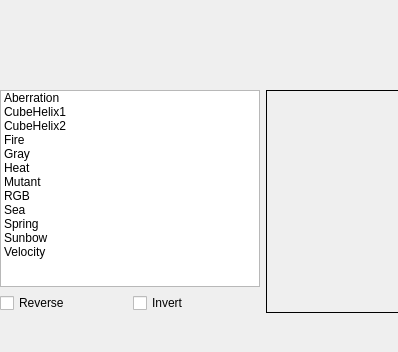
<?xml version="1.0" encoding="UTF-8"?>
<ui version="4.0">
 <class>ColormapDialog</class>
 <widget class="QDialog" name="ColormapDialog">
  <property name="geometry">
   <rect>
    <x>0</x>
    <y>0</y>
    <width>398</width>
    <height>352</height>
   </rect>
  </property>
  <property name="windowTitle">
   <string>Colormap</string>
  </property>
  <property name="windowIcon">
   <iconset resource="icons.qrc">
    <normaloff>:/Icons/colormap64.png</normaloff>:/Icons/colormap64.png</iconset>
  </property>
  <widget class="CanvasWidget" name="canvasWidget" native="true">
   <property name="geometry">
    <rect>
     <x>4</x>
     <y>4</y>
     <width>390</width>
     <height>150</height>
    </rect>
   </property>
   <property name="sizePolicy">
    <sizepolicy hsizetype="Expanding" vsizetype="Expanding">
     <horstretch>0</horstretch>
     <verstretch>0</verstretch>
    </sizepolicy>
   </property>
  </widget>
  <widget class="QWidget" name="layoutWidget">
   <property name="geometry">
    <rect>
     <x>0</x>
     <y>90</y>
     <width>488</width>
     <height>223</height>
    </rect>
   </property>
   <layout class="QGridLayout" name="gridLayout">
    <item row="0" column="0" colspan="2">
     <widget class="QListWidget" name="listWidget">
      <property name="sizePolicy">
       <sizepolicy hsizetype="Minimum" vsizetype="Minimum">
        <horstretch>0</horstretch>
        <verstretch>0</verstretch>
       </sizepolicy>
      </property>
      <property name="minimumSize">
       <size>
        <width>101</width>
        <height>50</height>
       </size>
      </property>
      <property name="baseSize">
       <size>
        <width>0</width>
        <height>0</height>
       </size>
      </property>
      <property name="currentRow">
       <number>-1</number>
      </property>
      <property name="sortingEnabled">
       <bool>true</bool>
      </property>
      <item>
       <property name="text">
        <string>Aberration</string>
       </property>
      </item>
      <item>
       <property name="text">
        <string>CubeHelix1</string>
       </property>
      </item>
      <item>
       <property name="text">
        <string>CubeHelix2</string>
       </property>
      </item>
      <item>
       <property name="text">
        <string>Fire</string>
       </property>
      </item>
      <item>
       <property name="text">
        <string>Gray</string>
       </property>
      </item>
      <item>
       <property name="text">
        <string>Heat</string>
       </property>
      </item>
      <item>
       <property name="text">
        <string>Mutant</string>
       </property>
      </item>
      <item>
       <property name="text">
        <string>RGB</string>
       </property>
      </item>
      <item>
       <property name="text">
        <string>Sea</string>
       </property>
      </item>
      <item>
       <property name="text">
        <string>Spring</string>
       </property>
      </item>
      <item>
       <property name="text">
        <string>Sunbow</string>
       </property>
      </item>
      <item>
       <property name="text">
        <string>Velocity</string>
       </property>
      </item>
     </widget>
    </item>
    <item row="0" column="2" rowspan="2">
     <widget class="QLabel" name="twoDslider">
      <property name="sizePolicy">
       <sizepolicy hsizetype="Preferred" vsizetype="Preferred">
        <horstretch>0</horstretch>
        <verstretch>0</verstretch>
       </sizepolicy>
      </property>
      <property name="minimumSize">
       <size>
        <width>167</width>
        <height>146</height>
       </size>
      </property>
      <property name="frameShape">
       <enum>QFrame::Box</enum>
      </property>
      <property name="text">
       <string/>
      </property>
      <property name="pixmap">
       <pixmap resource="icons.qrc">:/Icons/tmpColormap2.jpg</pixmap>
      </property>
      <property name="scaledContents">
       <bool>true</bool>
      </property>
     </widget>
    </item>
    <item row="0" column="3" rowspan="2">
     <layout class="QHBoxLayout" name="horizontalLayout">
      <property name="spacing">
       <number>2</number>
      </property>
      <item>
       <widget class="QSlider" name="redSlider">
        <property name="sizePolicy">
         <sizepolicy hsizetype="Fixed" vsizetype="Preferred">
          <horstretch>0</horstretch>
          <verstretch>0</verstretch>
         </sizepolicy>
        </property>
        <property name="styleSheet">
         <string notr="true">background-color: rgba(200, 0, 0,128);
selection-background-color: rgba(200, 0, 0,255);
</string>
        </property>
        <property name="maximum">
         <number>100</number>
        </property>
        <property name="pageStep">
         <number>10</number>
        </property>
        <property name="value">
         <number>100</number>
        </property>
        <property name="tracking">
         <bool>false</bool>
        </property>
        <property name="orientation">
         <enum>Qt::Vertical</enum>
        </property>
       </widget>
      </item>
      <item>
       <widget class="QSlider" name="greenSlider">
        <property name="styleSheet">
         <string notr="true">background-color: rgba(0, 200, 0,128);
selection-background-color: rgba(0, 200, 0,255);
</string>
        </property>
        <property name="maximum">
         <number>100</number>
        </property>
        <property name="pageStep">
         <number>10</number>
        </property>
        <property name="value">
         <number>100</number>
        </property>
        <property name="tracking">
         <bool>false</bool>
        </property>
        <property name="orientation">
         <enum>Qt::Vertical</enum>
        </property>
       </widget>
      </item>
      <item>
       <widget class="QSlider" name="blueSlider">
        <property name="styleSheet">
         <string notr="true">background-color: rgba(0, 0, 255,128);
selection-background-color: rgba(0, 0, 255,255);
</string>
        </property>
        <property name="maximum">
         <number>100</number>
        </property>
        <property name="pageStep">
         <number>10</number>
        </property>
        <property name="value">
         <number>100</number>
        </property>
        <property name="tracking">
         <bool>false</bool>
        </property>
        <property name="orientation">
         <enum>Qt::Vertical</enum>
        </property>
       </widget>
      </item>
     </layout>
    </item>
    <item row="1" column="0">
     <widget class="QCheckBox" name="reverseCheckbox">
      <property name="text">
       <string>Reverse</string>
      </property>
     </widget>
    </item>
    <item row="1" column="1">
     <widget class="QCheckBox" name="invertCheckbox">
      <property name="text">
       <string>Invert</string>
      </property>
     </widget>
    </item>
   </layout>
  </widget>
 </widget>
 <customwidgets>
  <customwidget>
   <class>CanvasWidget</class>
   <extends>QWidget</extends>
   <header>CanvasWidget.h</header>
   <container>1</container>
  </customwidget>
 </customwidgets>
 <resources>
  <include location="icons.qrc"/>
 </resources>
 <connections/>
</ui>
